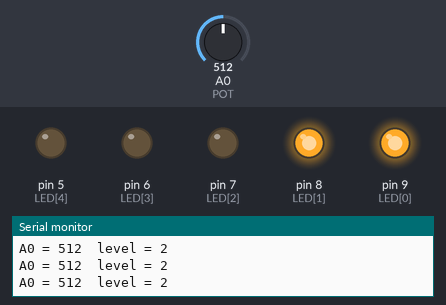
A sketch run on a simulated Arduino Uno, built with avr-gcc and run on an emulated ATmega328P. Parts: output pins drawn as LEDs (lit = HIGH), the last lines printed to the serial monitor. The inputs (shaded band) are chosen by the test bench; at power-on: A0 (POT) = 512.

Above: at 1.2 s.
1.3 s: A0 (POT) set to 529
At 2.5 s:
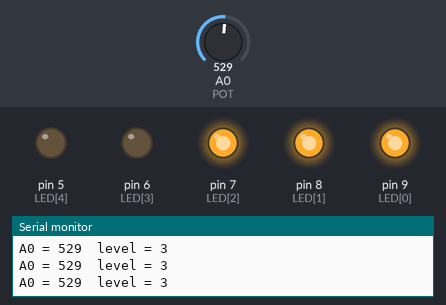
2.8 s: A0 (POT) set to 667
4.3 s: A0 (POT) set to 700
At 5.4 s:
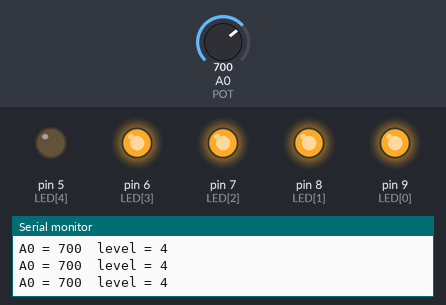
5.8 s: A0 (POT) set to 845
7.3 s: A0 (POT) set to 865
At 8.3 s:
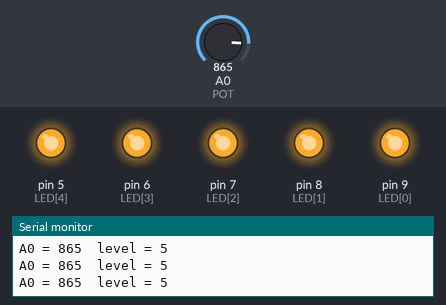
8.8 s: A0 (POT) set to 716
At 9.7 s:
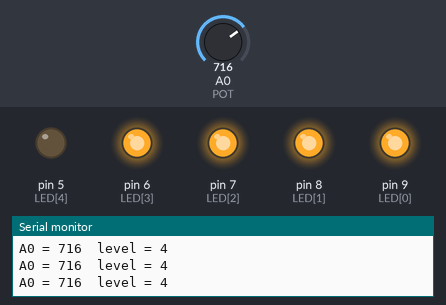
Timing chart, 0 to 11.3 s (numbered marks = the images above; inputs shaded):
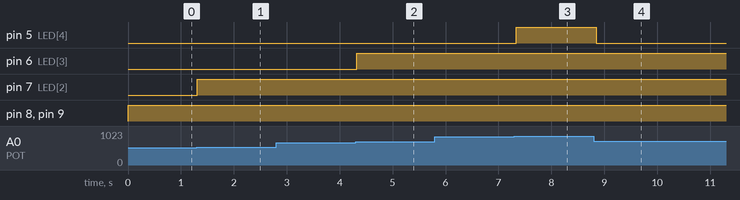

The sketch:

sketch.ino
```cpp
// ПЗ №5. Потенціометр керує п'ятьма світлодіодами
const int POT = A0;
const int LED[5] = {9, 8, 7, 6, 5};
const int STEP = 171;   // 6 * 171 = 1026: рівень 0...5

void setup() {
  for (int i = 0; i < 5; i++) {
    pinMode(LED[i], OUTPUT);
  }
  Serial.begin(9600);
}

void loop() {
  int val = analogRead(POT);    // 0...1023
  int level = val / STEP;       // скільки світлодіодів горить

  for (int i = 0; i < 5; i++) {
    digitalWrite(LED[i], i < level ? HIGH : LOW);
  }

  Serial.print("A0 = ");
  Serial.print(val);
  Serial.print("  level = ");
  Serial.println(level);
  delay(100);
}
```

Measured:
- the behaviour switches between 512 and 513 on A0 (POT) (found by bisection; images 0 and 1)
- the behaviour switches between 683 and 684 on A0 (POT) (found by bisection; images 1 and 2)
- the behaviour switches between 854 and 855 on A0 (POT) (found by bisection; images 2 and 3)
- after the input at 1.3 s, pin 7 (LED[2]): LOW → HIGH at once
- after the input at 4.3 s, pin 6 (LED[3]): LOW → HIGH at once
- after the input at 7.3 s, pin 5 (LED[4]): LOW → HIGH at once
- after the input at 8.8 s, pin 5 (LED[4]): HIGH → LOW after 0.05 s
